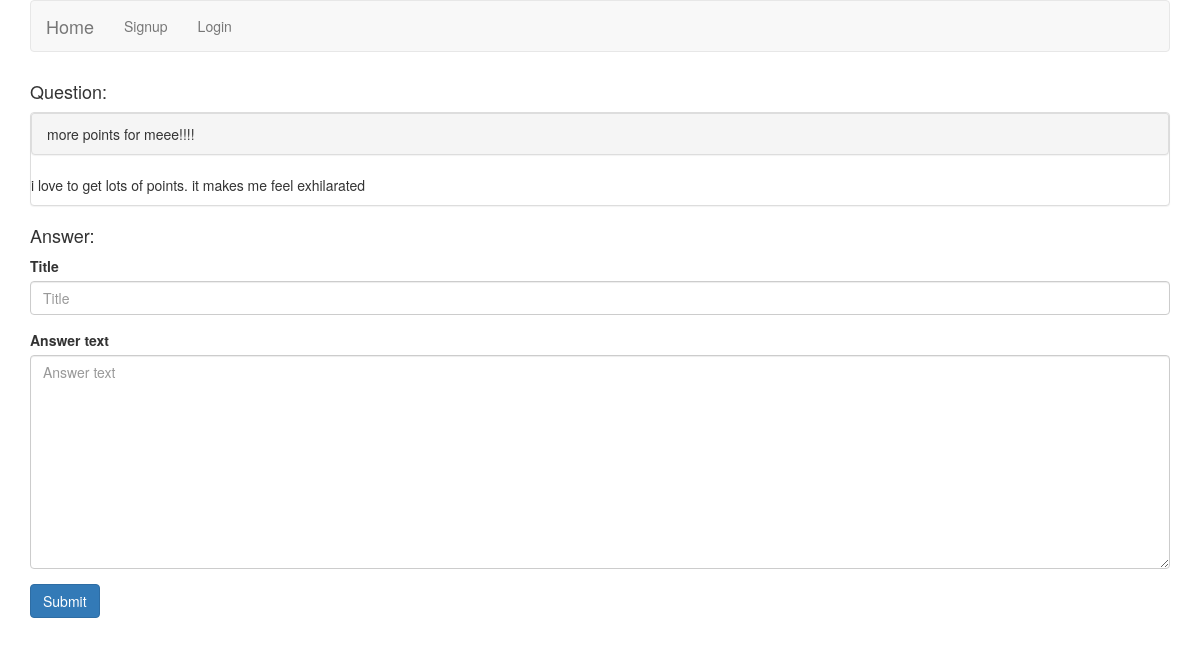
Screenshot of /question/9/createanswer/ with the database file from the repository.
### duckapp/models.py (models this page shows, shortened)
class Question(models.Model):
    asker = models.ForeignKey('auth.User')
    title = models.CharField(max_length=255)
    question_text = models.TextField()
    tags = models.ManyToManyField(Tag, blank=True)
    timestamp = models.DateTimeField(auto_now_add=True)
    class Meta:
        ordering = ["-timestamp"]

### duckapp/views.py (the view, shortened to what this page needs)
# urls.py: url(r'^question/(?P<pk>\d+)/createanswer/', AnswerCreateView.as_view(), name='answer_create'),
class AnswerCreateView(CreateView):
    model = Answer
    fields = ['title', 'answer_text']
    def get_context_data(self, **kwargs):
        context = super(AnswerCreateView, self).get_context_data(**kwargs)
        context['related_question'] = Question.objects.get(pk=self.kwargs['pk'])
        return context

### duckapp/templates/duckapp/answer_form.html (shortened to what this page needs)
{% extends 'base.html' %}
{% load bootstrap3 %}
{% block content %}
<div class="container">
    <h4>Question:</h4>
    <div class="panel panel-default">
<div class="panel panel-heading">
    {{ related_question.title }}
</div>
            <p>
                {{ related_question.question_text }}
            </p>
    </div>
<h4>Answer:</h4>
    <form class="" action="" method="post">
        {% bootstrap_form form %}
        {% buttons %}
        <button type="submit" class="btn btn-primary">
            {% bootstrap_icon "star" %} Submit
        </button>
        {% endbuttons %}
    </form>
</div>
{% endblock %}

### rows the page displays
Question: title "more points for meee!!!!", question_text "i love to get lots of points. it makes me feel exhilarated"
